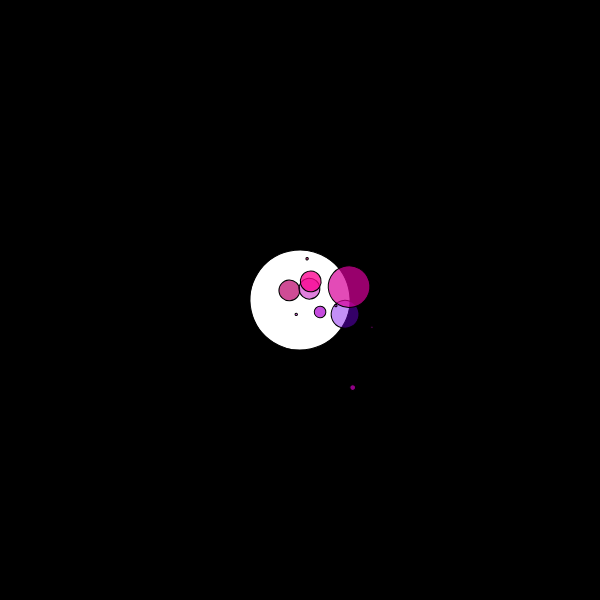
Frame 1 (no input)
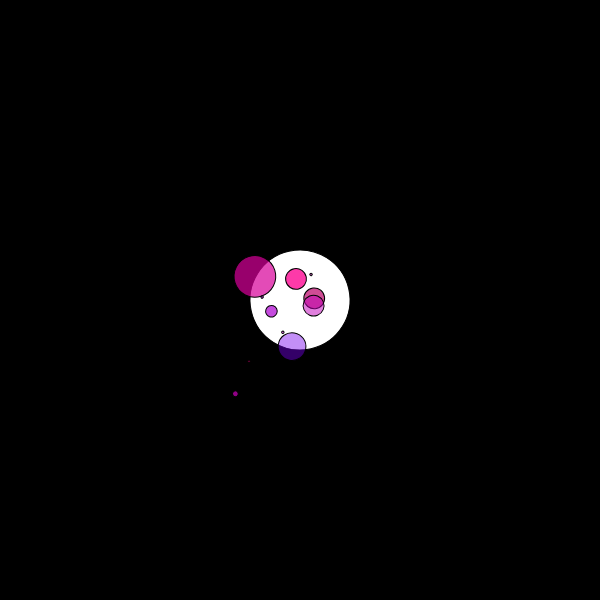
Frame 60 (no input)
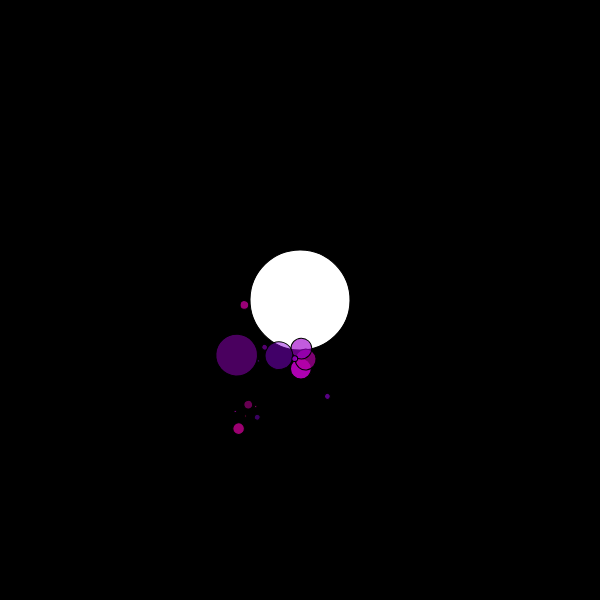
Frame 120 (the mouse pressed at the canvas centre since frame 60)

The p5.js sketch that drew these frames (run headless with seeded random() and noise() and a simulated clock; from frame 60 on, the mouse is pressed at the canvas centre):

// p5.js sketch
// ── sketch.js
let sun;
let planets;
var level;

function setup(){
	planets = [];
	level = 1;
	createCanvas(600, 600);
	sun = new Planet(50, 0, 255, 0);
	sun.spawnMoons(5, ++level);
	planets.push(sun);
}

function draw(){
	background(0);
	translate(width/2, height/2);
	for(let i = planets.length-1; i >= 0; i--) {
		let p = planets[i];
		p.show();
		p.orbit();
	}
}

function mousePressed(){
	setup();
}
// ── Planet.js
function Planet(
		r=0,
		d=0,
		c=color(random(100, 255), 0, random(100, 255), random(100, 200)),
		orbitSpeed = random(0.001, 0.1)) {
	this.r = r;
	this.d = d;
	this.c = c;

	this.a = random(0, TWO_PI);
	this.orbitSpeed = orbitSpeed;
	this.moons = [];

	this.show = function() {
		push();
		rotate(this.a);
		translate(this.d, 0);
		fill(this.c);
		ellipse(0, 0, this.r*2, this.r*2);
		for(let i = this.moons.length-1; i >= 0; i--) {
			let m = this.moons[i];
			m.show();
			m.orbit();
		}
		pop();
	};

	this.orbit = function() {
		this.a+=this.orbitSpeed;
	};

	this.spawnMoons = function(total, level, maxLevel = 4) {
		for (let i = 0; i < total; i++) {
			const r = this.r/(level*1.2);
			const d = random(50, 300);
			const c = color(random(100, 255), 0, random(100, 255), random(100, 200));
			const o = random(-0.1, 0.1);
			const moon = new Planet(r, d/level, c, o);
			if(level < maxLevel) {
				moon.spawnMoons(random(0, 4), ++level);
			}
			this.moons.push(moon);
		}
	}
}
